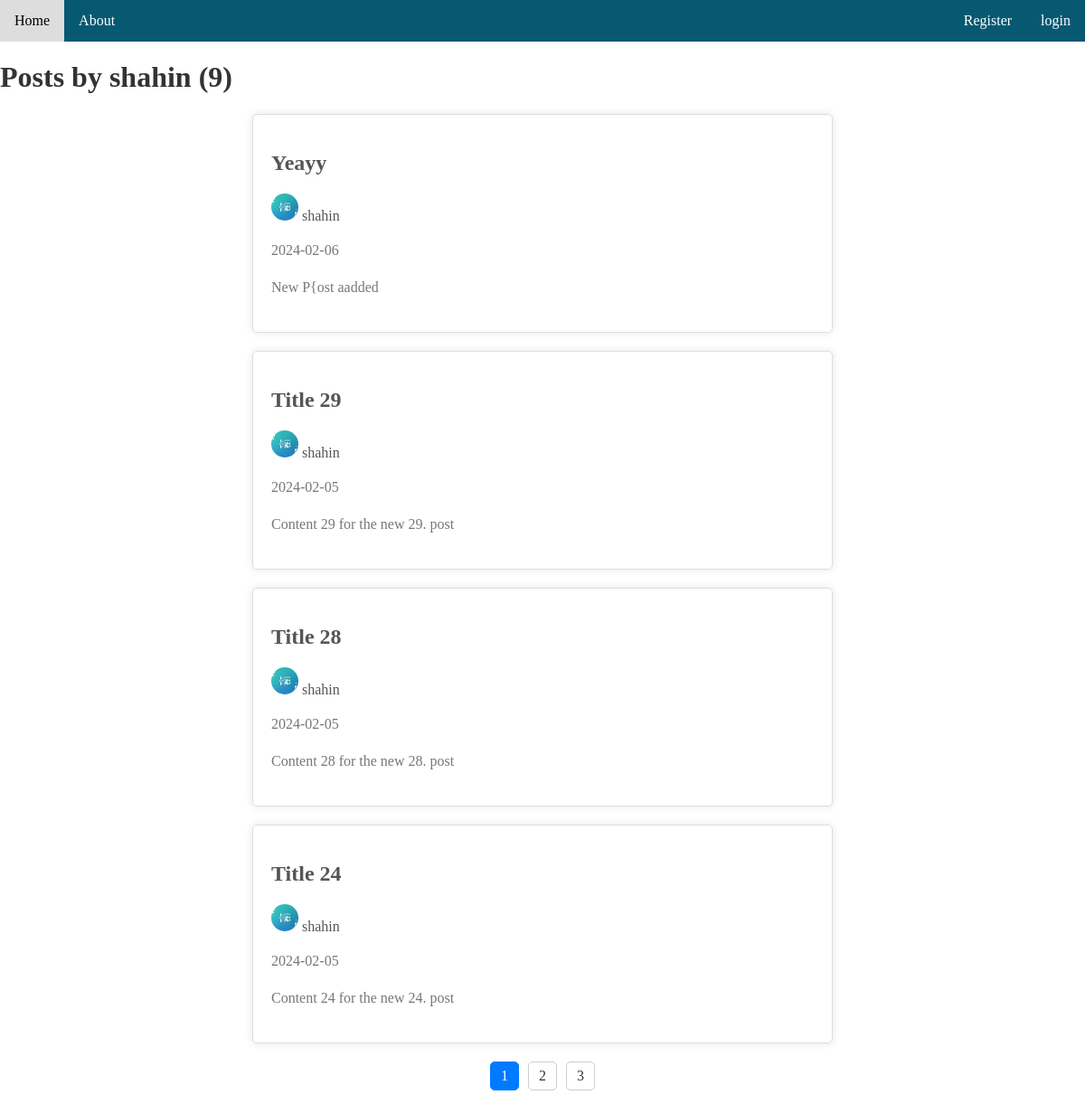
The app's page /user/shahin with its own data.
### flaskblog/models.py (models this page shows, shortened)
class User(db.Model, UserMixin):
    id = db.Column(db.Integer, primary_key=True)
    username = db.Column(db.String(20),unique=True,nullable=False)
    email = db.Column(db.String(120),unique=True,nullable=False)
    image_file = db.Column(db.String(20),nullable=False,default='default.jpg')
    password = db.Column(db.String(60),nullable=False)
    posts = db.relationship('Post',backref = 'author', lazy=True) #this is not column, this is just relationship! - can use post.author - will show User data!

class Post(db.Model):
    id = db.Column(db.Integer,primary_key=True)
    title = db.Column(db.String(100),nullable=False)
    date_posted = db.Column(db.DateTime,nullable=False,default=datetime.utcnow)
    content = db.Column(db.Text, nullable=False)
    user_id = db.Column(db.Integer, db.ForeignKey('user.id'), nullable=False)

### flaskblog/routes.py (the view)
@app.route("/user/<string:username>")
def user_posts(username):
    user = User.query.filter_by(username=username).first_or_404()
    page = request.args.get('page',default = 1, type = int)
    posts = Post.query.filter_by(author = user)\
                .order_by(Post.date_posted.desc())\
                .paginate(page = page, per_page = 4)
    return render_template('user_posts.html', posts = posts, user=user)

### flaskblog/templates/user_posts.html (shortened to what this page needs)
{% extends 'index.html' %}
{% block content %}
<h1 class="author">Posts by {{user.username}} ({{posts.total}})</h1>
<div class="center">
    {% for post in posts.items %}
    <article>
    <h1><a href = "{{ url_for('post',post_id=post.id) }}">{{post.title}}</a></h1>
    <img class = 'rounded-circle article-img' src= "{{url_for('static', filename = 'profile_pics/' + post.author.image_file) }}">
    <a href = "{{ url_for('user_posts', username = post.author.username) }}">{{post.author.username}} </a>
    <p>{{post.date_posted.strftime('%Y-%m-%d')}}</p>
    <p>{{post.content}}</p>
    </article>
    {% endfor %}
</div>
    <div class = 'pages'>
        {% for page_num in posts.iter_pages(left_edge=1, right_edge=1, left_current=1, right_current=2) %}
            {%if page_num%}
                {% if posts.page == page_num %}
                    <a class="current-page" href = "{{ url_for('user_posts',username=user.username, page = page_num) }}" >{{page_num}}</a>
                {% else %}
                    <a class="other-page" href = "{{ url_for('user_posts', username=user.username, page = page_num) }}" >{{page_num}}</a>
                {% endif %}
            {% else %}
                <p class="more-pages">...</p>
            {% endif %}
        {% endfor %}
    </div>
{% endblock content %}

### flaskblog/static/main.css (style rules this page uses)
article { max-width: 600px; margin: 20px auto; padding: 20px; border: 1px solid #ddd; border-radius: 5px; box-shadow: 0 0 10px rgba(0, 0, 0, 0.1); }
h1 { color: #333; }
a { color: #555; text-decoration: none; }
p { color: #777; line-height: 1.6; }
img { width: 30px; height: 30px; border-radius: 50px; }
body { margin: 0; }
div.pages { display: flex; justify-content: center; margin-top: 20px; margin-bottom: 15px; }
div.pages a { display: block; width: 30px; height: 30px; text-align: center; line-height: 30px; margin: 0 5px; border: 1px solid #ccc; border-radius: 5px; text-decoration: none; color: #333; }
div.pages a.current-page { background-color: #007bff; color: #fff; border-color: #007bff; }

### records on screen
User: username "shahin"
Post: title "Yeayy", image_file (picture), author.username "shahin", date_posted "2024-02-06", content "New P{ost aadded"
Post: title "Title 29", image_file (picture), author.username "shahin", date_posted "2024-02-05", content "Content 29 for the new 29. post"
Post: title "Title 28", image_file (picture), author.username "shahin", date_posted "2024-02-05", content "Content 28 for the new 28. post"
Post: title "Title 24", image_file (picture), author.username "shahin", date_posted "2024-02-05", content "Content 24 for the new 24. post"

### other values on screen
{{ posts.total }} "9"
{{ page_num }} "1"
{{ page_num }} "2" "3"
